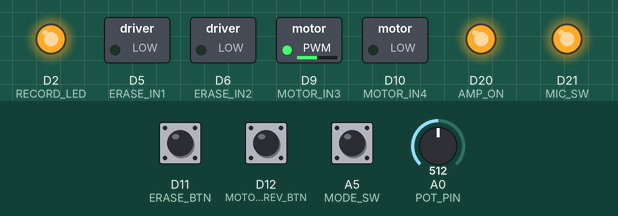
This sketch was run on a simulated Arduino Zero (SAMD21). Shown: switched loads named in the sketch (green lamp = pin HIGH), output pins drawn as LEDs (lit = HIGH). Inputs (shaded band) come from the test bench; at power-on: D11 (ERASE_BTN) HIGH, A5 (MODE_SW) HIGH, A0 (POT_PIN) = 512, D12 (MOTOR_REV_BTN) HIGH (analog values on the 0–1023 scale).

Above: at 1.3 s.
1.4 s: D11 (ERASE_BTN) pulled LOW for 0.15 s
At 2.0 s:
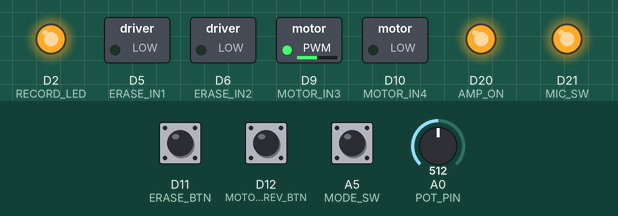
3.1 s: A5 (MODE_SW) pulled LOW for 0.15 s
At 3.33 s:
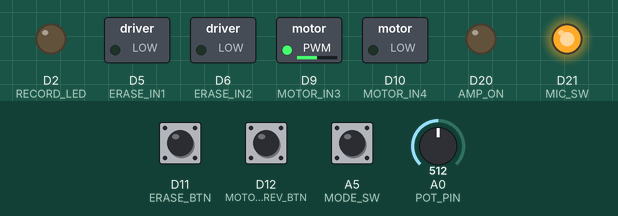
4.8 s: A0 (POT_PIN) set to 716
At 5.8 s:
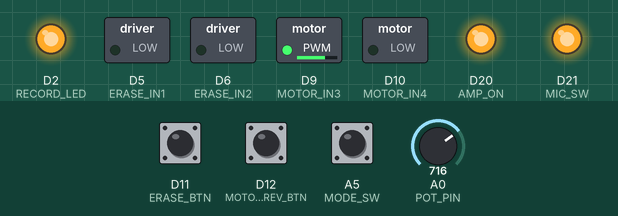
6.3 s: D12 (MOTOR_REV_BTN) pulled LOW for 0.15 s
At 6.38 s:
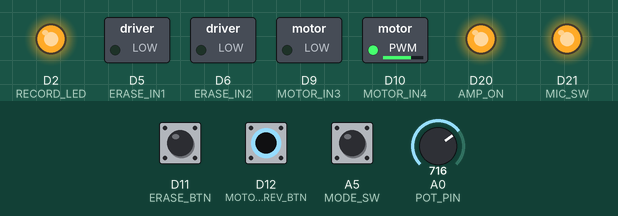
7.9 s: A0 (POT_PIN) set to 900
At 8.7 s:
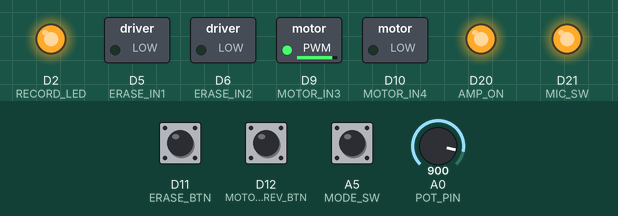
9.4 s: D11 (ERASE_BTN) pulled LOW for 1 s
At 10.2 s:
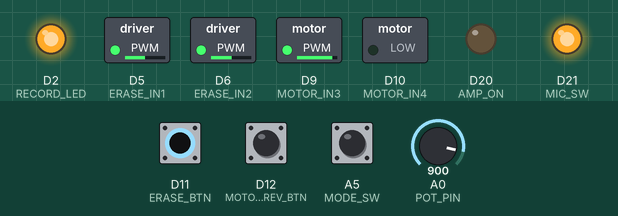
Timing chart, 0 to 12.4 s (numbered marks = the images above; inputs shaded):
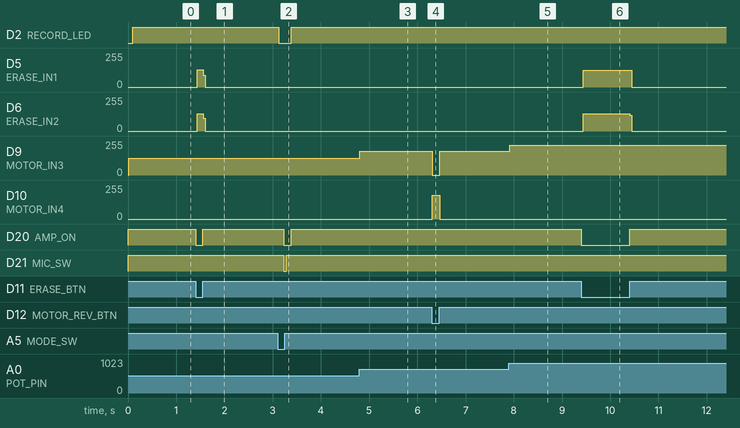

Measured:
- after the input at 1.4 s, D5 (ERASE_IN1), D6 (ERASE_IN2): 0/255 → 128/255 at once, → 0/255 0.12 s later; D20 (AMP_ON): HIGH → LOW at once, → HIGH 0.15 s later
- after the input at 3.1 s, D2 (RECORD_LED): HIGH → LOW at once, → HIGH 0.25 s later; D20 (AMP_ON): HIGH → LOW after 0.13 s, → HIGH 0.15 s later; D21 (MIC_SW): HIGH → LOW after 0.13 s, → HIGH 0.05 s later
- after the input at 4.8 s, D9 (MOTOR_IN3): 127/255 → 178/255 at once
- after the input at 6.3 s, D9 (MOTOR_IN3): 178/255 → 0/255 at once, → 178/255 0.16 s later; D10 (MOTOR_IN4): 0/255 → 178/255 at once, → 0/255 0.16 s later
- after the input at 7.9 s, D9 (MOTOR_IN3): 178/255 → 224/255 at once
- after the input at 9.4 s, D5 (ERASE_IN1): 0/255 → 126/255 at once, → 0/255 1.0 s later; D6 (ERASE_IN2): 0/255 → 130/255 at once, → 0/255 0.96 s later; D20 (AMP_ON): HIGH → LOW at once, → HIGH 1.0 s later

The sketch:

interface.ino
```cpp
const int AMP_ON     = 20;  // HIGH = amp on, LOW = muted
const int MIC_SW     = 21;  // inverted: LOW = mic connected, HIGH = mic disconnected
const int MODE_SW    = 19;  // toggle switch to GND
const int RECORD_LED = 2;   // active-low LED

const int ERASE_IN1  = 5;   // DRV8833 erase channel IN1
const int ERASE_IN2  = 6;   // DRV8833 erase channel IN2
const int ERASE_BTN  = 11;  // button to GND, INPUT_PULLUP

const int MOTOR_IN3  = 9;   // DRV8833 motor channel IN3
const int MOTOR_IN4  = 10;  // DRV8833 motor channel IN4
const int MOTOR_REV_BTN = 12; // button to GND, INPUT_PULLUP; pressed = reverse

const int POT_PIN    = A0;  // potentiometer wiper

bool currentRecordMode = false;

// Try higher erase frequency to reduce audible residue.
// 20 us + 20 us = 25 kHz.
// If this is too weak, try 25 for 20 kHz or 50 for 10 kHz.
const unsigned long ERASE_HALF_PERIOD_US = 25;

unsigned long lastEraseToggle = 0;
bool erasePhase = false;

// Motor update timing
unsigned long lastMotorUpdate = 0;
const unsigned long MOTOR_UPDATE_INTERVAL_MS = 20;

// Store latest motor values
int currentMotorPWM = 0;
bool currentMotorReverse = false;

bool isErasePressed() {
  return digitalRead(ERASE_BTN) == LOW;
}

void updateAmpMute() {
  bool eraseActive = isErasePressed();

  if (eraseActive) {
    // Always mute speaker while erasing
    digitalWrite(AMP_ON, LOW);
  } else {
    // Normal behavior when not erasing
    if (currentRecordMode) {
      digitalWrite(AMP_ON, LOW);   // record mode: muted
    } else {
      digitalWrite(AMP_ON, HIGH);  // play mode: amp on
    }
  }
}

void updateEraseHead() {
  bool erasePressed = isErasePressed();

  if (!erasePressed) {
    // erase OFF: coast/brake disabled
    digitalWrite(ERASE_IN1, LOW);
    digitalWrite(ERASE_IN2, LOW);
    return;
  }

  // erase ON: alternating drive
  unsigned long now = micros();

  if (now - lastEraseToggle >= ERASE_HALF_PERIOD_US) {
    // More stable than lastEraseToggle = now;
    lastEraseToggle += ERASE_HALF_PERIOD_US;
    erasePhase = !erasePhase;

    if (erasePhase) {
      digitalWrite(ERASE_IN1, HIGH);
      digitalWrite(ERASE_IN2, LOW);
    } else {
      digitalWrite(ERASE_IN1, LOW);
      digitalWrite(ERASE_IN2, HIGH);
    }
  }
}

void updateMotorSpeed() {
  unsigned long now = millis();

  if (now - lastMotorUpdate < MOTOR_UPDATE_INTERVAL_MS) {
    return;
  }

  lastMotorUpdate = now;

  int potValue = analogRead(POT_PIN);  // 0–1023 because analogReadResolution(10)
  currentMotorPWM = map(potValue, 0, 1023, 0, 255);
  currentMotorPWM = constrain(currentMotorPWM, 0, 255);

  currentMotorReverse = (digitalRead(MOTOR_REV_BTN) == LOW);

  if (currentMotorReverse) {
    // reverse at same speed set by potentiometer
    digitalWrite(MOTOR_IN3, LOW);
    analogWrite(MOTOR_IN4, currentMotorPWM);
  } else {
    // forward at same speed set by potentiometer
    analogWrite(MOTOR_IN3, currentMotorPWM);
    digitalWrite(MOTOR_IN4, LOW);
  }
}

void updateAll() {
  updateAmpMute();
  updateEraseHead();
  updateMotorSpeed();
}

// Delay function that keeps erase/motor/amp control active
void delayWithUpdates(unsigned long ms) {
  unsigned long start = millis();

  while (millis() - start < ms) {
    updateAll();
  }
}

void setup() {
  pinMode(AMP_ON, OUTPUT);
  pinMode(MIC_SW, OUTPUT);
  pinMode(RECORD_LED, OUTPUT);
  pinMode(MODE_SW, INPUT_PULLUP);

  pinMode(ERASE_IN1, OUTPUT);
  pinMode(ERASE_IN2, OUTPUT);
  pinMode(ERASE_BTN, INPUT_PULLUP);

  pinMode(MOTOR_IN3, OUTPUT);
  pinMode(MOTOR_IN4, OUTPUT);
  pinMode(MOTOR_REV_BTN, INPUT_PULLUP);

  pinMode(POT_PIN, INPUT);

  // Force 10-bit analogRead so map(..., 0, 1023, ...) is correct
  analogReadResolution(10);

  // erase OFF at startup
  digitalWrite(ERASE_IN1, LOW);
  digitalWrite(ERASE_IN2, LOW);

  // motor initially stopped
  analogWrite(MOTOR_IN3, 0);
  digitalWrite(MOTOR_IN4, LOW);

  setPlayMode();
}

void setRecordMode() {
  // LED ON
  digitalWrite(RECORD_LED, LOW);

  // mute amplifier first
  digitalWrite(AMP_ON, LOW);
  delayWithUpdates(100);

  // inverted CD4053 logic: LOW connects the record/mic path
  digitalWrite(MIC_SW, LOW);

  currentRecordMode = true;
  updateAmpMute();
}

void setPlayMode() {
  // inverted CD4053 logic: HIGH disconnects the record/mic path
  digitalWrite(MIC_SW, HIGH);
  delayWithUpdates(100);

  currentRecordMode = false;

  // LED OFF
  digitalWrite(RECORD_LED, HIGH);

  updateAmpMute();
}

void loop() {
  updateAll();

  // switch closed to GND = RECORD
  bool requestedRecordMode = (digitalRead(MODE_SW) == LOW);

  if (requestedRecordMode != currentRecordMode) {
    delayWithUpdates(30); // debounce while keeping motor/erase updated

    requestedRecordMode = (digitalRead(MODE_SW) == LOW);

    if (requestedRecordMode != currentRecordMode) {
      if (requestedRecordMode) {
        setRecordMode();
      } else {
        setPlayMode();
      }
    }
  }
}
```
